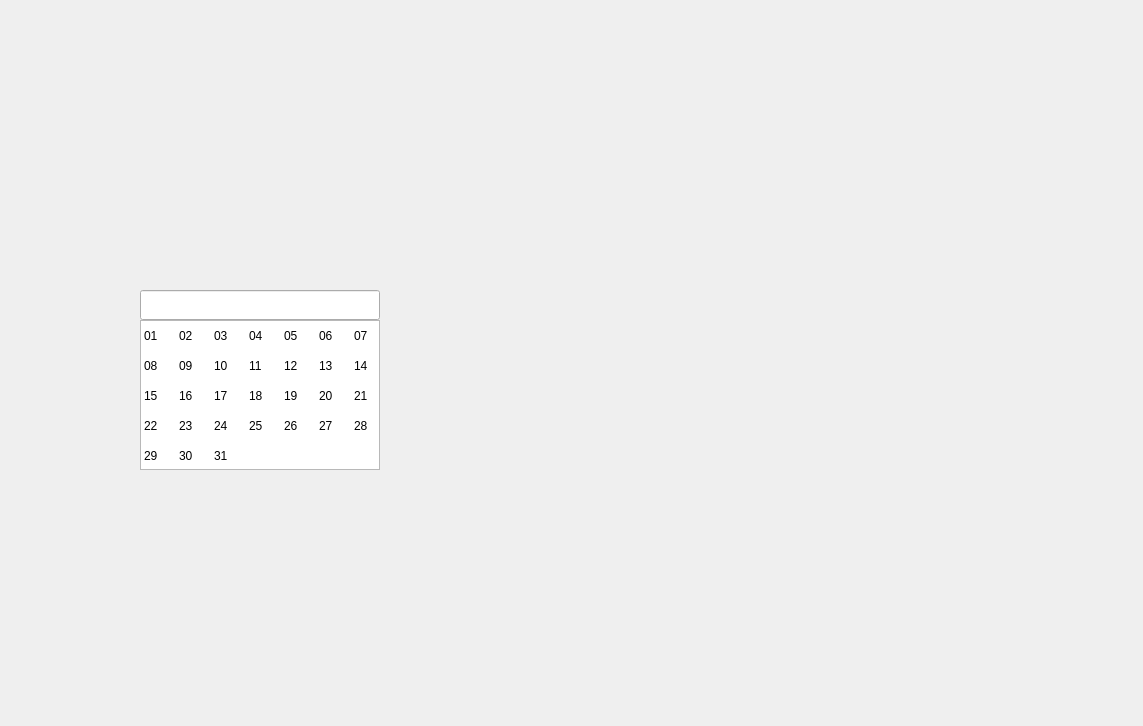
<?xml version="1.0" encoding="UTF-8"?>
<ui version="4.0">
 <class>MyWindow</class>
 <widget class="QWidget" name="MyWindow">
  <property name="enabled">
   <bool>true</bool>
  </property>
  <property name="geometry">
   <rect>
    <x>0</x>
    <y>0</y>
    <width>1143</width>
    <height>726</height>
   </rect>
  </property>
  <property name="windowTitle">
   <string>统计薪资</string>
  </property>
  <widget class="QLineEdit" name="line">
   <property name="geometry">
    <rect>
     <x>140</x>
     <y>290</y>
     <width>240</width>
     <height>30</height>
    </rect>
   </property>
   <property name="minimumSize">
    <size>
     <width>240</width>
     <height>30</height>
    </size>
   </property>
   <property name="maximumSize">
    <size>
     <width>240</width>
     <height>30</height>
    </size>
   </property>
   <property name="focusPolicy">
    <enum>Qt::ClickFocus</enum>
   </property>
   <property name="inputMask">
    <string/>
   </property>
   <property name="dragEnabled">
    <bool>false</bool>
   </property>
   <property name="readOnly">
    <bool>false</bool>
   </property>
  </widget>
  <widget class="QTableWidget" name="table1">
   <property name="enabled">
    <bool>true</bool>
   </property>
   <property name="geometry">
    <rect>
     <x>140</x>
     <y>320</y>
     <width>240</width>
     <height>150</height>
    </rect>
   </property>
   <property name="sizePolicy">
    <sizepolicy hsizetype="Expanding" vsizetype="Expanding">
     <horstretch>0</horstretch>
     <verstretch>0</verstretch>
    </sizepolicy>
   </property>
   <property name="minimumSize">
    <size>
     <width>240</width>
     <height>150</height>
    </size>
   </property>
   <property name="maximumSize">
    <size>
     <width>240</width>
     <height>150</height>
    </size>
   </property>
   <property name="verticalScrollBarPolicy">
    <enum>Qt::ScrollBarAlwaysOff</enum>
   </property>
   <property name="horizontalScrollBarPolicy">
    <enum>Qt::ScrollBarAlwaysOff</enum>
   </property>
   <property name="autoScroll">
    <bool>false</bool>
   </property>
   <property name="autoScrollMargin">
    <number>16</number>
   </property>
   <property name="editTriggers">
    <set>QAbstractItemView::NoEditTriggers</set>
   </property>
   <property name="showDropIndicator" stdset="0">
    <bool>true</bool>
   </property>
   <property name="selectionMode">
    <enum>QAbstractItemView::SingleSelection</enum>
   </property>
   <property name="verticalScrollMode">
    <enum>QAbstractItemView::ScrollPerItem</enum>
   </property>
   <property name="horizontalScrollMode">
    <enum>QAbstractItemView::ScrollPerItem</enum>
   </property>
   <property name="showGrid">
    <bool>false</bool>
   </property>
   <property name="gridStyle">
    <enum>Qt::NoPen</enum>
   </property>
   <property name="sortingEnabled">
    <bool>false</bool>
   </property>
   <property name="wordWrap">
    <bool>true</bool>
   </property>
   <property name="cornerButtonEnabled">
    <bool>true</bool>
   </property>
   <attribute name="horizontalHeaderVisible">
    <bool>false</bool>
   </attribute>
   <attribute name="horizontalHeaderMinimumSectionSize">
    <number>10</number>
   </attribute>
   <attribute name="horizontalHeaderDefaultSectionSize">
    <number>60</number>
   </attribute>
   <attribute name="horizontalHeaderHighlightSections">
    <bool>false</bool>
   </attribute>
   <attribute name="verticalHeaderVisible">
    <bool>false</bool>
   </attribute>
   <attribute name="verticalHeaderMinimumSectionSize">
    <number>10</number>
   </attribute>
   <attribute name="verticalHeaderDefaultSectionSize">
    <number>30</number>
   </attribute>
   <attribute name="verticalHeaderHighlightSections">
    <bool>false</bool>
   </attribute>
   <row>
    <property name="text">
     <string>新建行</string>
    </property>
   </row>
   <row>
    <property name="text">
     <string>新建行</string>
    </property>
   </row>
   <row>
    <property name="text">
     <string>新建行</string>
    </property>
   </row>
   <row>
    <property name="text">
     <string>新建行</string>
    </property>
   </row>
   <row>
    <property name="text">
     <string>新建行</string>
    </property>
   </row>
   <column>
    <property name="text">
     <string>新建列</string>
    </property>
   </column>
   <column>
    <property name="text">
     <string>新建列</string>
    </property>
   </column>
   <column>
    <property name="text">
     <string>新建列</string>
    </property>
   </column>
   <column>
    <property name="text">
     <string>新建列</string>
    </property>
   </column>
   <item row="0" column="0">
    <property name="text">
     <string>2002</string>
    </property>
   </item>
   <item row="0" column="1">
    <property name="text">
     <string>2003</string>
    </property>
   </item>
   <item row="0" column="2">
    <property name="text">
     <string>2004</string>
    </property>
   </item>
   <item row="0" column="3">
    <property name="text">
     <string>2005</string>
    </property>
   </item>
   <item row="1" column="0">
    <property name="text">
     <string>2006</string>
    </property>
   </item>
   <item row="1" column="1">
    <property name="text">
     <string>2007</string>
    </property>
   </item>
   <item row="1" column="2">
    <property name="text">
     <string>2008</string>
    </property>
   </item>
   <item row="1" column="3">
    <property name="text">
     <string>2009</string>
    </property>
   </item>
   <item row="2" column="0">
    <property name="text">
     <string>2010</string>
    </property>
   </item>
   <item row="2" column="1">
    <property name="text">
     <string>2011</string>
    </property>
   </item>
   <item row="2" column="2">
    <property name="text">
     <string>2012</string>
    </property>
   </item>
   <item row="2" column="3">
    <property name="text">
     <string>2013</string>
    </property>
   </item>
   <item row="3" column="0">
    <property name="text">
     <string>2014</string>
    </property>
   </item>
   <item row="3" column="1">
    <property name="text">
     <string>2015</string>
    </property>
   </item>
   <item row="3" column="2">
    <property name="text">
     <string>2016</string>
    </property>
   </item>
   <item row="3" column="3">
    <property name="text">
     <string>2017</string>
    </property>
   </item>
   <item row="4" column="0">
    <property name="text">
     <string>2018</string>
    </property>
   </item>
   <item row="4" column="1">
    <property name="text">
     <string>2019</string>
    </property>
   </item>
   <item row="4" column="2">
    <property name="text">
     <string>2020</string>
    </property>
   </item>
  </widget>
  <widget class="QTableWidget" name="table2">
   <property name="enabled">
    <bool>true</bool>
   </property>
   <property name="geometry">
    <rect>
     <x>140</x>
     <y>320</y>
     <width>240</width>
     <height>150</height>
    </rect>
   </property>
   <property name="sizePolicy">
    <sizepolicy hsizetype="Expanding" vsizetype="Expanding">
     <horstretch>0</horstretch>
     <verstretch>0</verstretch>
    </sizepolicy>
   </property>
   <property name="minimumSize">
    <size>
     <width>240</width>
     <height>150</height>
    </size>
   </property>
   <property name="maximumSize">
    <size>
     <width>240</width>
     <height>150</height>
    </size>
   </property>
   <property name="verticalScrollBarPolicy">
    <enum>Qt::ScrollBarAlwaysOff</enum>
   </property>
   <property name="horizontalScrollBarPolicy">
    <enum>Qt::ScrollBarAlwaysOff</enum>
   </property>
   <property name="autoScroll">
    <bool>false</bool>
   </property>
   <property name="autoScrollMargin">
    <number>16</number>
   </property>
   <property name="editTriggers">
    <set>QAbstractItemView::NoEditTriggers</set>
   </property>
   <property name="showDropIndicator" stdset="0">
    <bool>true</bool>
   </property>
   <property name="selectionMode">
    <enum>QAbstractItemView::SingleSelection</enum>
   </property>
   <property name="textElideMode">
    <enum>Qt::ElideRight</enum>
   </property>
   <property name="verticalScrollMode">
    <enum>QAbstractItemView::ScrollPerItem</enum>
   </property>
   <property name="horizontalScrollMode">
    <enum>QAbstractItemView::ScrollPerItem</enum>
   </property>
   <property name="showGrid">
    <bool>false</bool>
   </property>
   <property name="gridStyle">
    <enum>Qt::NoPen</enum>
   </property>
   <property name="sortingEnabled">
    <bool>false</bool>
   </property>
   <property name="wordWrap">
    <bool>true</bool>
   </property>
   <property name="cornerButtonEnabled">
    <bool>true</bool>
   </property>
   <attribute name="horizontalHeaderVisible">
    <bool>false</bool>
   </attribute>
   <attribute name="horizontalHeaderMinimumSectionSize">
    <number>10</number>
   </attribute>
   <attribute name="horizontalHeaderDefaultSectionSize">
    <number>60</number>
   </attribute>
   <attribute name="horizontalHeaderHighlightSections">
    <bool>false</bool>
   </attribute>
   <attribute name="verticalHeaderVisible">
    <bool>false</bool>
   </attribute>
   <attribute name="verticalHeaderMinimumSectionSize">
    <number>10</number>
   </attribute>
   <attribute name="verticalHeaderDefaultSectionSize">
    <number>50</number>
   </attribute>
   <attribute name="verticalHeaderHighlightSections">
    <bool>false</bool>
   </attribute>
   <row>
    <property name="text">
     <string>新建行</string>
    </property>
   </row>
   <row>
    <property name="text">
     <string>新建行</string>
    </property>
   </row>
   <row>
    <property name="text">
     <string>新建行</string>
    </property>
    <property name="textAlignment">
     <set>AlignLeading|AlignVCenter</set>
    </property>
   </row>
   <column>
    <property name="text">
     <string>新建列</string>
    </property>
   </column>
   <column>
    <property name="text">
     <string>新建列</string>
    </property>
   </column>
   <column>
    <property name="text">
     <string>新建列</string>
    </property>
   </column>
   <column>
    <property name="text">
     <string>新建列</string>
    </property>
   </column>
   <item row="0" column="0">
    <property name="text">
     <string>01</string>
    </property>
    <property name="textAlignment">
     <set>AlignCenter</set>
    </property>
   </item>
   <item row="0" column="1">
    <property name="text">
     <string>02</string>
    </property>
    <property name="textAlignment">
     <set>AlignCenter</set>
    </property>
   </item>
   <item row="0" column="2">
    <property name="text">
     <string>03</string>
    </property>
    <property name="textAlignment">
     <set>AlignCenter</set>
    </property>
   </item>
   <item row="0" column="3">
    <property name="text">
     <string>04</string>
    </property>
    <property name="textAlignment">
     <set>AlignCenter</set>
    </property>
   </item>
   <item row="1" column="0">
    <property name="text">
     <string>05</string>
    </property>
    <property name="textAlignment">
     <set>AlignCenter</set>
    </property>
   </item>
   <item row="1" column="1">
    <property name="text">
     <string>06</string>
    </property>
    <property name="textAlignment">
     <set>AlignCenter</set>
    </property>
   </item>
   <item row="1" column="2">
    <property name="text">
     <string>07</string>
    </property>
    <property name="textAlignment">
     <set>AlignCenter</set>
    </property>
   </item>
   <item row="1" column="3">
    <property name="text">
     <string>08</string>
    </property>
    <property name="textAlignment">
     <set>AlignCenter</set>
    </property>
   </item>
   <item row="2" column="0">
    <property name="text">
     <string>09</string>
    </property>
    <property name="textAlignment">
     <set>AlignCenter</set>
    </property>
   </item>
   <item row="2" column="1">
    <property name="text">
     <string>10</string>
    </property>
    <property name="textAlignment">
     <set>AlignCenter</set>
    </property>
   </item>
   <item row="2" column="2">
    <property name="text">
     <string>11</string>
    </property>
    <property name="textAlignment">
     <set>AlignCenter</set>
    </property>
   </item>
   <item row="2" column="3">
    <property name="text">
     <string>12</string>
    </property>
    <property name="textAlignment">
     <set>AlignCenter</set>
    </property>
   </item>
  </widget>
  <widget class="QTableWidget" name="table3">
   <property name="enabled">
    <bool>true</bool>
   </property>
   <property name="geometry">
    <rect>
     <x>140</x>
     <y>320</y>
     <width>240</width>
     <height>150</height>
    </rect>
   </property>
   <property name="sizePolicy">
    <sizepolicy hsizetype="Expanding" vsizetype="Expanding">
     <horstretch>0</horstretch>
     <verstretch>0</verstretch>
    </sizepolicy>
   </property>
   <property name="minimumSize">
    <size>
     <width>240</width>
     <height>150</height>
    </size>
   </property>
   <property name="maximumSize">
    <size>
     <width>240</width>
     <height>150</height>
    </size>
   </property>
   <property name="verticalScrollBarPolicy">
    <enum>Qt::ScrollBarAlwaysOff</enum>
   </property>
   <property name="horizontalScrollBarPolicy">
    <enum>Qt::ScrollBarAlwaysOff</enum>
   </property>
   <property name="autoScroll">
    <bool>false</bool>
   </property>
   <property name="autoScrollMargin">
    <number>16</number>
   </property>
   <property name="editTriggers">
    <set>QAbstractItemView::NoEditTriggers</set>
   </property>
   <property name="showDropIndicator" stdset="0">
    <bool>true</bool>
   </property>
   <property name="selectionMode">
    <enum>QAbstractItemView::SingleSelection</enum>
   </property>
   <property name="selectionBehavior">
    <enum>QAbstractItemView::SelectItems</enum>
   </property>
   <property name="verticalScrollMode">
    <enum>QAbstractItemView::ScrollPerItem</enum>
   </property>
   <property name="horizontalScrollMode">
    <enum>QAbstractItemView::ScrollPerItem</enum>
   </property>
   <property name="showGrid">
    <bool>false</bool>
   </property>
   <property name="gridStyle">
    <enum>Qt::NoPen</enum>
   </property>
   <property name="sortingEnabled">
    <bool>false</bool>
   </property>
   <property name="wordWrap">
    <bool>true</bool>
   </property>
   <property name="cornerButtonEnabled">
    <bool>true</bool>
   </property>
   <attribute name="horizontalHeaderVisible">
    <bool>false</bool>
   </attribute>
   <attribute name="horizontalHeaderMinimumSectionSize">
    <number>10</number>
   </attribute>
   <attribute name="horizontalHeaderDefaultSectionSize">
    <number>35</number>
   </attribute>
   <attribute name="horizontalHeaderHighlightSections">
    <bool>false</bool>
   </attribute>
   <attribute name="verticalHeaderVisible">
    <bool>false</bool>
   </attribute>
   <attribute name="verticalHeaderMinimumSectionSize">
    <number>10</number>
   </attribute>
   <attribute name="verticalHeaderDefaultSectionSize">
    <number>30</number>
   </attribute>
   <attribute name="verticalHeaderHighlightSections">
    <bool>false</bool>
   </attribute>
   <row>
    <property name="text">
     <string>新建行</string>
    </property>
   </row>
   <row>
    <property name="text">
     <string>新建行</string>
    </property>
   </row>
   <row>
    <property name="text">
     <string>新建行</string>
    </property>
   </row>
   <row>
    <property name="text">
     <string>新建行</string>
    </property>
   </row>
   <row>
    <property name="text">
     <string>新建行</string>
    </property>
   </row>
   <column>
    <property name="text">
     <string>新建列</string>
    </property>
   </column>
   <column>
    <property name="text">
     <string>新建列</string>
    </property>
   </column>
   <column>
    <property name="text">
     <string>新建列</string>
    </property>
   </column>
   <column>
    <property name="text">
     <string>新建列</string>
    </property>
   </column>
   <column>
    <property name="text">
     <string>新建列</string>
    </property>
   </column>
   <column>
    <property name="text">
     <string>新建列</string>
    </property>
   </column>
   <column>
    <property name="text">
     <string>新建列</string>
    </property>
   </column>
   <item row="0" column="0">
    <property name="text">
     <string>01</string>
    </property>
   </item>
   <item row="0" column="1">
    <property name="text">
     <string>02</string>
    </property>
   </item>
   <item row="0" column="2">
    <property name="text">
     <string>03</string>
    </property>
   </item>
   <item row="0" column="3">
    <property name="text">
     <string>04</string>
    </property>
   </item>
   <item row="0" column="4">
    <property name="text">
     <string>05</string>
    </property>
   </item>
   <item row="0" column="5">
    <property name="text">
     <string>06</string>
    </property>
   </item>
   <item row="0" column="6">
    <property name="text">
     <string>07</string>
    </property>
   </item>
   <item row="1" column="0">
    <property name="text">
     <string>08</string>
    </property>
   </item>
   <item row="1" column="1">
    <property name="text">
     <string>09</string>
    </property>
   </item>
   <item row="1" column="2">
    <property name="text">
     <string>10</string>
    </property>
   </item>
   <item row="1" column="3">
    <property name="text">
     <string>11</string>
    </property>
   </item>
   <item row="1" column="4">
    <property name="text">
     <string>12</string>
    </property>
   </item>
   <item row="1" column="5">
    <property name="text">
     <string>13</string>
    </property>
   </item>
   <item row="1" column="6">
    <property name="text">
     <string>14</string>
    </property>
   </item>
   <item row="2" column="0">
    <property name="text">
     <string>15</string>
    </property>
   </item>
   <item row="2" column="1">
    <property name="text">
     <string>16</string>
    </property>
   </item>
   <item row="2" column="2">
    <property name="text">
     <string>17</string>
    </property>
   </item>
   <item row="2" column="3">
    <property name="text">
     <string>18</string>
    </property>
   </item>
   <item row="2" column="4">
    <property name="text">
     <string>19</string>
    </property>
   </item>
   <item row="2" column="5">
    <property name="text">
     <string>20</string>
    </property>
   </item>
   <item row="2" column="6">
    <property name="text">
     <string>21</string>
    </property>
   </item>
   <item row="3" column="0">
    <property name="text">
     <string>22</string>
    </property>
   </item>
   <item row="3" column="1">
    <property name="text">
     <string>23</string>
    </property>
   </item>
   <item row="3" column="2">
    <property name="text">
     <string>24</string>
    </property>
   </item>
   <item row="3" column="3">
    <property name="text">
     <string>25</string>
    </property>
   </item>
   <item row="3" column="4">
    <property name="text">
     <string>26</string>
    </property>
   </item>
   <item row="3" column="5">
    <property name="text">
     <string>27</string>
    </property>
   </item>
   <item row="3" column="6">
    <property name="text">
     <string>28</string>
    </property>
   </item>
   <item row="4" column="0">
    <property name="text">
     <string>29</string>
    </property>
   </item>
   <item row="4" column="1">
    <property name="text">
     <string>30</string>
    </property>
   </item>
   <item row="4" column="2">
    <property name="text">
     <string>31</string>
    </property>
   </item>
  </widget>
  <widget class="QTableWidget" name="table4">
   <property name="enabled">
    <bool>true</bool>
   </property>
   <property name="geometry">
    <rect>
     <x>140</x>
     <y>320</y>
     <width>240</width>
     <height>150</height>
    </rect>
   </property>
   <property name="sizePolicy">
    <sizepolicy hsizetype="Expanding" vsizetype="Expanding">
     <horstretch>0</horstretch>
     <verstretch>0</verstretch>
    </sizepolicy>
   </property>
   <property name="minimumSize">
    <size>
     <width>240</width>
     <height>150</height>
    </size>
   </property>
   <property name="maximumSize">
    <size>
     <width>240</width>
     <height>150</height>
    </size>
   </property>
   <property name="verticalScrollBarPolicy">
    <enum>Qt::ScrollBarAlwaysOff</enum>
   </property>
   <property name="horizontalScrollBarPolicy">
    <enum>Qt::ScrollBarAlwaysOff</enum>
   </property>
   <property name="autoScroll">
    <bool>false</bool>
   </property>
   <property name="autoScrollMargin">
    <number>16</number>
   </property>
   <property name="editTriggers">
    <set>QAbstractItemView::NoEditTriggers</set>
   </property>
   <property name="showDropIndicator" stdset="0">
    <bool>true</bool>
   </property>
   <property name="selectionMode">
    <enum>QAbstractItemView::SingleSelection</enum>
   </property>
   <property name="verticalScrollMode">
    <enum>QAbstractItemView::ScrollPerItem</enum>
   </property>
   <property name="horizontalScrollMode">
    <enum>QAbstractItemView::ScrollPerItem</enum>
   </property>
   <property name="showGrid">
    <bool>false</bool>
   </property>
   <property name="gridStyle">
    <enum>Qt::NoPen</enum>
   </property>
   <property name="sortingEnabled">
    <bool>false</bool>
   </property>
   <property name="wordWrap">
    <bool>true</bool>
   </property>
   <property name="cornerButtonEnabled">
    <bool>true</bool>
   </property>
   <attribute name="horizontalHeaderVisible">
    <bool>false</bool>
   </attribute>
   <attribute name="horizontalHeaderMinimumSectionSize">
    <number>10</number>
   </attribute>
   <attribute name="horizontalHeaderDefaultSectionSize">
    <number>35</number>
   </attribute>
   <attribute name="horizontalHeaderHighlightSections">
    <bool>false</bool>
   </attribute>
   <attribute name="verticalHeaderVisible">
    <bool>false</bool>
   </attribute>
   <attribute name="verticalHeaderMinimumSectionSize">
    <number>10</number>
   </attribute>
   <attribute name="verticalHeaderDefaultSectionSize">
    <number>30</number>
   </attribute>
   <attribute name="verticalHeaderHighlightSections">
    <bool>false</bool>
   </attribute>
   <row>
    <property name="text">
     <string>新建行</string>
    </property>
   </row>
   <row>
    <property name="text">
     <string>新建行</string>
    </property>
   </row>
   <row>
    <property name="text">
     <string>新建行</string>
    </property>
   </row>
   <row>
    <property name="text">
     <string>新建行</string>
    </property>
   </row>
   <row>
    <property name="text">
     <string>新建行</string>
    </property>
   </row>
   <column>
    <property name="text">
     <string>新建列</string>
    </property>
   </column>
   <column>
    <property name="text">
     <string>新建列</string>
    </property>
   </column>
   <column>
    <property name="text">
     <string>新建列</string>
    </property>
   </column>
   <column>
    <property name="text">
     <string>新建列</string>
    </property>
   </column>
   <column>
    <property name="text">
     <string>新建列</string>
    </property>
   </column>
   <column>
    <property name="text">
     <string>新建列</string>
    </property>
   </column>
   <column>
    <property name="text">
     <string>新建列</string>
    </property>
   </column>
   <item row="0" column="0">
    <property name="text">
     <string>01</string>
    </property>
   </item>
   <item row="0" column="1">
    <property name="text">
     <string>02</string>
    </property>
   </item>
   <item row="0" column="2">
    <property name="text">
     <string>03</string>
    </property>
   </item>
   <item row="0" column="3">
    <property name="text">
     <string>04</string>
    </property>
   </item>
   <item row="0" column="4">
    <property name="text">
     <string>05</string>
    </property>
   </item>
   <item row="0" column="5">
    <property name="text">
     <string>06</string>
    </property>
   </item>
   <item row="0" column="6">
    <property name="text">
     <string>07</string>
    </property>
   </item>
   <item row="1" column="0">
    <property name="text">
     <string>08</string>
    </property>
   </item>
   <item row="1" column="1">
    <property name="text">
     <string>09</string>
    </property>
   </item>
   <item row="1" column="2">
    <property name="text">
     <string>10</string>
    </property>
   </item>
   <item row="1" column="3">
    <property name="text">
     <string>11</string>
    </property>
   </item>
   <item row="1" column="4">
    <property name="text">
     <string>12</string>
    </property>
   </item>
   <item row="1" column="5">
    <property name="text">
     <string>13</string>
    </property>
   </item>
   <item row="1" column="6">
    <property name="text">
     <string>14</string>
    </property>
   </item>
   <item row="2" column="0">
    <property name="text">
     <string>15</string>
    </property>
   </item>
   <item row="2" column="1">
    <property name="text">
     <string>16</string>
    </property>
   </item>
   <item row="2" column="2">
    <property name="text">
     <string>17</string>
    </property>
   </item>
   <item row="2" column="3">
    <property name="text">
     <string>18</string>
    </property>
   </item>
   <item row="2" column="4">
    <property name="text">
     <string>19</string>
    </property>
   </item>
   <item row="2" column="5">
    <property name="text">
     <string>20</string>
    </property>
   </item>
   <item row="2" column="6">
    <property name="text">
     <string>21</string>
    </property>
   </item>
   <item row="3" column="0">
    <property name="text">
     <string>22</string>
    </property>
   </item>
   <item row="3" column="1">
    <property name="text">
     <string>23</string>
    </property>
   </item>
   <item row="3" column="2">
    <property name="text">
     <string>24</string>
    </property>
   </item>
   <item row="3" column="3">
    <property name="text">
     <string>25</string>
    </property>
   </item>
   <item row="3" column="4">
    <property name="text">
     <string>26</string>
    </property>
   </item>
   <item row="3" column="5">
    <property name="text">
     <string>27</string>
    </property>
   </item>
   <item row="3" column="6">
    <property name="text">
     <string>28</string>
    </property>
   </item>
   <item row="4" column="0">
    <property name="text">
     <string>29</string>
    </property>
   </item>
   <item row="4" column="1">
    <property name="text">
     <string>30</string>
    </property>
   </item>
   <item row="4" column="2">
    <property name="text">
     <string/>
    </property>
   </item>
  </widget>
  <widget class="QTableWidget" name="table5">
   <property name="enabled">
    <bool>true</bool>
   </property>
   <property name="geometry">
    <rect>
     <x>140</x>
     <y>320</y>
     <width>240</width>
     <height>150</height>
    </rect>
   </property>
   <property name="sizePolicy">
    <sizepolicy hsizetype="Expanding" vsizetype="Expanding">
     <horstretch>0</horstretch>
     <verstretch>0</verstretch>
    </sizepolicy>
   </property>
   <property name="minimumSize">
    <size>
     <width>240</width>
     <height>150</height>
    </size>
   </property>
   <property name="maximumSize">
    <size>
     <width>240</width>
     <height>150</height>
    </size>
   </property>
   <property name="verticalScrollBarPolicy">
    <enum>Qt::ScrollBarAlwaysOff</enum>
   </property>
   <property name="horizontalScrollBarPolicy">
    <enum>Qt::ScrollBarAlwaysOff</enum>
   </property>
   <property name="autoScroll">
    <bool>false</bool>
   </property>
   <property name="autoScrollMargin">
    <number>16</number>
   </property>
   <property name="editTriggers">
    <set>QAbstractItemView::NoEditTriggers</set>
   </property>
   <property name="showDropIndicator" stdset="0">
    <bool>true</bool>
   </property>
   <property name="selectionMode">
    <enum>QAbstractItemView::SingleSelection</enum>
   </property>
   <property name="verticalScrollMode">
    <enum>QAbstractItemView::ScrollPerItem</enum>
   </property>
   <property name="horizontalScrollMode">
    <enum>QAbstractItemView::ScrollPerItem</enum>
   </property>
   <property name="showGrid">
    <bool>false</bool>
   </property>
   <property name="gridStyle">
    <enum>Qt::NoPen</enum>
   </property>
   <property name="sortingEnabled">
    <bool>false</bool>
   </property>
   <property name="wordWrap">
    <bool>true</bool>
   </property>
   <property name="cornerButtonEnabled">
    <bool>true</bool>
   </property>
   <attribute name="horizontalHeaderVisible">
    <bool>false</bool>
   </attribute>
   <attribute name="horizontalHeaderMinimumSectionSize">
    <number>10</number>
   </attribute>
   <attribute name="horizontalHeaderDefaultSectionSize">
    <number>35</number>
   </attribute>
   <attribute name="horizontalHeaderHighlightSections">
    <bool>false</bool>
   </attribute>
   <attribute name="verticalHeaderVisible">
    <bool>false</bool>
   </attribute>
   <attribute name="verticalHeaderMinimumSectionSize">
    <number>10</number>
   </attribute>
   <attribute name="verticalHeaderDefaultSectionSize">
    <number>30</number>
   </attribute>
   <attribute name="verticalHeaderHighlightSections">
    <bool>false</bool>
   </attribute>
   <row>
    <property name="text">
     <string>新建行</string>
    </property>
   </row>
   <row>
    <property name="text">
     <string>新建行</string>
    </property>
   </row>
   <row>
    <property name="text">
     <string>新建行</string>
    </property>
   </row>
   <row>
    <property name="text">
     <string>新建行</string>
    </property>
   </row>
   <row>
    <property name="text">
     <string>新建行</string>
    </property>
   </row>
   <column>
    <property name="text">
     <string>新建列</string>
    </property>
   </column>
   <column>
    <property name="text">
     <string>新建列</string>
    </property>
   </column>
   <column>
    <property name="text">
     <string>新建列</string>
    </property>
   </column>
   <column>
    <property name="text">
     <string>新建列</string>
    </property>
   </column>
   <column>
    <property name="text">
     <string>新建列</string>
    </property>
   </column>
   <column>
    <property name="text">
     <string>新建列</string>
    </property>
   </column>
   <column>
    <property name="text">
     <string>新建列</string>
    </property>
   </column>
   <item row="0" column="0">
    <property name="text">
     <string>01</string>
    </property>
   </item>
   <item row="0" column="1">
    <property name="text">
     <string>02</string>
    </property>
   </item>
   <item row="0" column="2">
    <property name="text">
     <string>03</string>
    </property>
   </item>
   <item row="0" column="3">
    <property name="text">
     <string>04</string>
    </property>
   </item>
   <item row="0" column="4">
    <property name="text">
     <string>05</string>
    </property>
   </item>
   <item row="0" column="5">
    <property name="text">
     <string>06</string>
    </property>
   </item>
   <item row="0" column="6">
    <property name="text">
     <string>07</string>
    </property>
   </item>
   <item row="1" column="0">
    <property name="text">
     <string>08</string>
    </property>
   </item>
   <item row="1" column="1">
    <property name="text">
     <string>09</string>
    </property>
   </item>
   <item row="1" column="2">
    <property name="text">
     <string>10</string>
    </property>
   </item>
   <item row="1" column="3">
    <property name="text">
     <string>11</string>
    </property>
   </item>
   <item row="1" column="4">
    <property name="text">
     <string>12</string>
    </property>
   </item>
   <item row="1" column="5">
    <property name="text">
     <string>13</string>
    </property>
   </item>
   <item row="1" column="6">
    <property name="text">
     <string>14</string>
    </property>
   </item>
   <item row="2" column="0">
    <property name="text">
     <string>15</string>
    </property>
   </item>
   <item row="2" column="1">
    <property name="text">
     <string>16</string>
    </property>
   </item>
   <item row="2" column="2">
    <property name="text">
     <string>17</string>
    </property>
   </item>
   <item row="2" column="3">
    <property name="text">
     <string>18</string>
    </property>
   </item>
   <item row="2" column="4">
    <property name="text">
     <string>19</string>
    </property>
   </item>
   <item row="2" column="5">
    <property name="text">
     <string>20</string>
    </property>
   </item>
   <item row="2" column="6">
    <property name="text">
     <string>21</string>
    </property>
   </item>
   <item row="3" column="0">
    <property name="text">
     <string>22</string>
    </property>
   </item>
   <item row="3" column="1">
    <property name="text">
     <string>23</string>
    </property>
   </item>
   <item row="3" column="2">
    <property name="text">
     <string>24</string>
    </property>
   </item>
   <item row="3" column="3">
    <property name="text">
     <string>25</string>
    </property>
   </item>
   <item row="3" column="4">
    <property name="text">
     <string>26</string>
    </property>
   </item>
   <item row="3" column="5">
    <property name="text">
     <string>27</string>
    </property>
   </item>
   <item row="3" column="6">
    <property name="text">
     <string>28</string>
    </property>
   </item>
   <item row="4" column="0">
    <property name="text">
     <string>29</string>
    </property>
   </item>
   <item row="4" column="1">
    <property name="text">
     <string/>
    </property>
   </item>
   <item row="4" column="2">
    <property name="text">
     <string/>
    </property>
   </item>
  </widget>
  <widget class="QTableWidget" name="table6">
   <property name="enabled">
    <bool>true</bool>
   </property>
   <property name="geometry">
    <rect>
     <x>140</x>
     <y>320</y>
     <width>240</width>
     <height>150</height>
    </rect>
   </property>
   <property name="sizePolicy">
    <sizepolicy hsizetype="Expanding" vsizetype="Expanding">
     <horstretch>0</horstretch>
     <verstretch>0</verstretch>
    </sizepolicy>
   </property>
   <property name="minimumSize">
    <size>
     <width>240</width>
     <height>150</height>
    </size>
   </property>
   <property name="maximumSize">
    <size>
     <width>240</width>
     <height>150</height>
    </size>
   </property>
   <property name="verticalScrollBarPolicy">
    <enum>Qt::ScrollBarAlwaysOff</enum>
   </property>
   <property name="horizontalScrollBarPolicy">
    <enum>Qt::ScrollBarAlwaysOff</enum>
   </property>
   <property name="autoScroll">
    <bool>false</bool>
   </property>
   <property name="autoScrollMargin">
    <number>16</number>
   </property>
   <property name="editTriggers">
    <set>QAbstractItemView::NoEditTriggers</set>
   </property>
   <property name="showDropIndicator" stdset="0">
    <bool>true</bool>
   </property>
   <property name="selectionMode">
    <enum>QAbstractItemView::SingleSelection</enum>
   </property>
   <property name="verticalScrollMode">
    <enum>QAbstractItemView::ScrollPerItem</enum>
   </property>
   <property name="horizontalScrollMode">
    <enum>QAbstractItemView::ScrollPerItem</enum>
   </property>
   <property name="showGrid">
    <bool>false</bool>
   </property>
   <property name="gridStyle">
    <enum>Qt::NoPen</enum>
   </property>
   <property name="sortingEnabled">
    <bool>false</bool>
   </property>
   <property name="wordWrap">
    <bool>true</bool>
   </property>
   <property name="cornerButtonEnabled">
    <bool>true</bool>
   </property>
   <attribute name="horizontalHeaderVisible">
    <bool>false</bool>
   </attribute>
   <attribute name="horizontalHeaderMinimumSectionSize">
    <number>10</number>
   </attribute>
   <attribute name="horizontalHeaderDefaultSectionSize">
    <number>35</number>
   </attribute>
   <attribute name="horizontalHeaderHighlightSections">
    <bool>false</bool>
   </attribute>
   <attribute name="verticalHeaderVisible">
    <bool>false</bool>
   </attribute>
   <attribute name="verticalHeaderMinimumSectionSize">
    <number>10</number>
   </attribute>
   <attribute name="verticalHeaderDefaultSectionSize">
    <number>30</number>
   </attribute>
   <attribute name="verticalHeaderHighlightSections">
    <bool>false</bool>
   </attribute>
   <row>
    <property name="text">
     <string>新建行</string>
    </property>
   </row>
   <row>
    <property name="text">
     <string>新建行</string>
    </property>
   </row>
   <row>
    <property name="text">
     <string>新建行</string>
    </property>
   </row>
   <row>
    <property name="text">
     <string>新建行</string>
    </property>
   </row>
   <row>
    <property name="text">
     <string>新建行</string>
    </property>
   </row>
   <column>
    <property name="text">
     <string>新建列</string>
    </property>
   </column>
   <column>
    <property name="text">
     <string>新建列</string>
    </property>
   </column>
   <column>
    <property name="text">
     <string>新建列</string>
    </property>
   </column>
   <column>
    <property name="text">
     <string>新建列</string>
    </property>
   </column>
   <column>
    <property name="text">
     <string>新建列</string>
    </property>
   </column>
   <column>
    <property name="text">
     <string>新建列</string>
    </property>
   </column>
   <column>
    <property name="text">
     <string>新建列</string>
    </property>
   </column>
   <item row="0" column="0">
    <property name="text">
     <string>01</string>
    </property>
   </item>
   <item row="0" column="1">
    <property name="text">
     <string>02</string>
    </property>
   </item>
   <item row="0" column="2">
    <property name="text">
     <string>03</string>
    </property>
   </item>
   <item row="0" column="3">
    <property name="text">
     <string>04</string>
    </property>
   </item>
   <item row="0" column="4">
    <property name="text">
     <string>05</string>
    </property>
   </item>
   <item row="0" column="5">
    <property name="text">
     <string>06</string>
    </property>
   </item>
   <item row="0" column="6">
    <property name="text">
     <string>07</string>
    </property>
   </item>
   <item row="1" column="0">
    <property name="text">
     <string>08</string>
    </property>
   </item>
   <item row="1" column="1">
    <property name="text">
     <string>09</string>
    </property>
   </item>
   <item row="1" column="2">
    <property name="text">
     <string>10</string>
    </property>
   </item>
   <item row="1" column="3">
    <property name="text">
     <string>11</string>
    </property>
   </item>
   <item row="1" column="4">
    <property name="text">
     <string>12</string>
    </property>
   </item>
   <item row="1" column="5">
    <property name="text">
     <string>13</string>
    </property>
   </item>
   <item row="1" column="6">
    <property name="text">
     <string>14</string>
    </property>
   </item>
   <item row="2" column="0">
    <property name="text">
     <string>15</string>
    </property>
   </item>
   <item row="2" column="1">
    <property name="text">
     <string>16</string>
    </property>
   </item>
   <item row="2" column="2">
    <property name="text">
     <string>17</string>
    </property>
   </item>
   <item row="2" column="3">
    <property name="text">
     <string>18</string>
    </property>
   </item>
   <item row="2" column="4">
    <property name="text">
     <string>19</string>
    </property>
   </item>
   <item row="2" column="5">
    <property name="text">
     <string>20</string>
    </property>
   </item>
   <item row="2" column="6">
    <property name="text">
     <string>21</string>
    </property>
   </item>
   <item row="3" column="0">
    <property name="text">
     <string>22</string>
    </property>
   </item>
   <item row="3" column="1">
    <property name="text">
     <string>23</string>
    </property>
   </item>
   <item row="3" column="2">
    <property name="text">
     <string>24</string>
    </property>
   </item>
   <item row="3" column="3">
    <property name="text">
     <string>25</string>
    </property>
   </item>
   <item row="3" column="4">
    <property name="text">
     <string>26</string>
    </property>
   </item>
   <item row="3" column="5">
    <property name="text">
     <string>27</string>
    </property>
   </item>
   <item row="3" column="6">
    <property name="text">
     <string>28</string>
    </property>
   </item>
   <item row="4" column="0">
    <property name="text">
     <string/>
    </property>
   </item>
   <item row="4" column="1">
    <property name="text">
     <string/>
    </property>
   </item>
   <item row="4" column="2">
    <property name="text">
     <string/>
    </property>
   </item>
  </widget>
  <zorder>line</zorder>
  <zorder>table2</zorder>
  <zorder>table6</zorder>
  <zorder>table4</zorder>
  <zorder>table5</zorder>
  <zorder>table1</zorder>
  <zorder>table3</zorder>
 </widget>
 <resources/>
 <connections/>
</ui>
